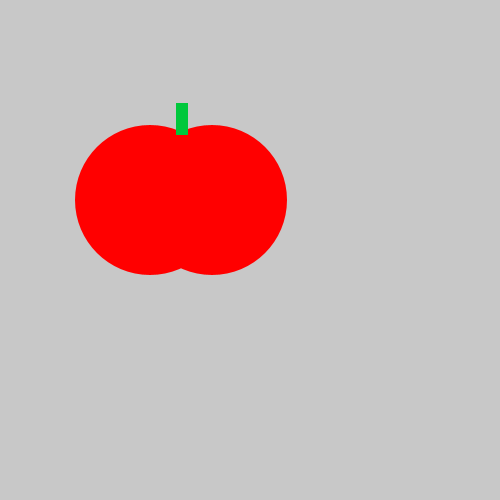
Frame 1 (no input)
Frame 60 (the mouse pressed at the canvas centre just before this capture): identical to frame 1, image omitted
Frame 120 (the mouse held since frame 60 and released just before this capture): identical to frame 1, image omitted

The Processing sketch that drew this single still picture (run headless with seeded random() and noise(); from frame 60 on, the mouse is pressed at the canvas centre):

// Processing sketch: Tomato
// ── Tomato.pde
void setup() {
    size(500, 500);
}
void draw() {
    background(200, 200, 200);
    noStroke();
    fill(255,0,0);
    ellipse(150, 200, 150, 150);
    ellipse(212, 200, 150, 150);
    fill(0,200,60);
    rect(176, 103, 12, 32);
  
  
}

void mousePressed(){
    fill(200,200, 200);
  ellipse(75, 200, 30, 30);
  
  
}
